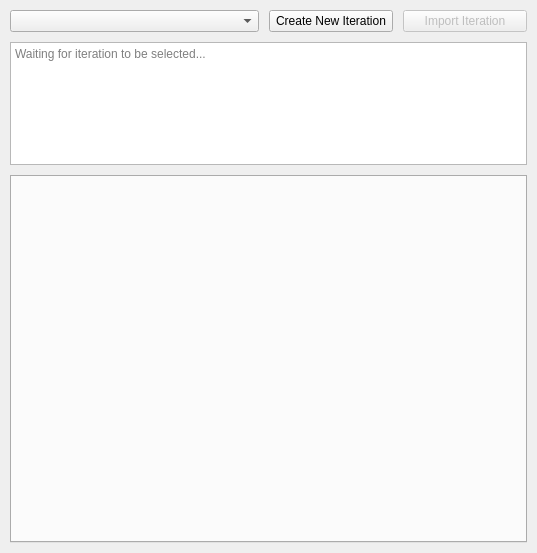
<?xml version="1.0" encoding="UTF-8"?>
<ui version="4.0">
 <class>load_form</class>
 <widget class="QWidget" name="load_form">
  <property name="geometry">
   <rect>
    <x>0</x>
    <y>0</y>
    <width>537</width>
    <height>553</height>
   </rect>
  </property>
  <property name="windowTitle">
   <string>Form</string>
  </property>
  <layout class="QGridLayout" name="load_layout">
   <property name="leftMargin">
    <number>10</number>
   </property>
   <property name="topMargin">
    <number>10</number>
   </property>
   <property name="rightMargin">
    <number>10</number>
   </property>
   <property name="bottomMargin">
    <number>10</number>
   </property>
   <property name="spacing">
    <number>10</number>
   </property>
   <item row="1" column="3">
    <widget class="QPushButton" name="import_iteration">
     <property name="enabled">
      <bool>false</bool>
     </property>
     <property name="sizePolicy">
      <sizepolicy hsizetype="Minimum" vsizetype="Fixed">
       <horstretch>1</horstretch>
       <verstretch>1</verstretch>
      </sizepolicy>
     </property>
     <property name="text">
      <string>Import Iteration</string>
     </property>
    </widget>
   </item>
   <item row="1" column="2">
    <widget class="QPushButton" name="new_iteration">
     <property name="sizePolicy">
      <sizepolicy hsizetype="MinimumExpanding" vsizetype="Fixed">
       <horstretch>1</horstretch>
       <verstretch>1</verstretch>
      </sizepolicy>
     </property>
     <property name="text">
      <string>Create New Iteration</string>
     </property>
    </widget>
   </item>
   <item row="2" column="1" colspan="3">
    <widget class="QTextEdit" name="selection_info">
     <property name="enabled">
      <bool>true</bool>
     </property>
     <property name="sizePolicy">
      <sizepolicy hsizetype="Expanding" vsizetype="Expanding">
       <horstretch>0</horstretch>
       <verstretch>2</verstretch>
      </sizepolicy>
     </property>
     <property name="focusPolicy">
      <enum>Qt::NoFocus</enum>
     </property>
     <property name="readOnly">
      <bool>true</bool>
     </property>
     <property name="placeholderText">
      <string>Waiting for iteration to be selected...</string>
     </property>
    </widget>
   </item>
   <item row="1" column="1">
    <widget class="QComboBox" name="iteration_dropdown">
     <property name="sizePolicy">
      <sizepolicy hsizetype="MinimumExpanding" vsizetype="Fixed">
       <horstretch>2</horstretch>
       <verstretch>1</verstretch>
      </sizepolicy>
     </property>
     <property name="focusPolicy">
      <enum>Qt::NoFocus</enum>
     </property>
    </widget>
   </item>
   <item row="3" column="1" colspan="3">
    <widget class="QTabWidget" name="load_tabs">
     <property name="enabled">
      <bool>false</bool>
     </property>
     <property name="sizePolicy">
      <sizepolicy hsizetype="Expanding" vsizetype="Expanding">
       <horstretch>0</horstretch>
       <verstretch>6</verstretch>
      </sizepolicy>
     </property>
     <property name="acceptDrops">
      <bool>true</bool>
     </property>
     <property name="tabPosition">
      <enum>QTabWidget::North</enum>
     </property>
     <property name="currentIndex">
      <number>-1</number>
     </property>
     <property name="tabBarAutoHide">
      <bool>true</bool>
     </property>
    </widget>
   </item>
  </layout>
 </widget>
 <resources/>
 <connections/>
</ui>
